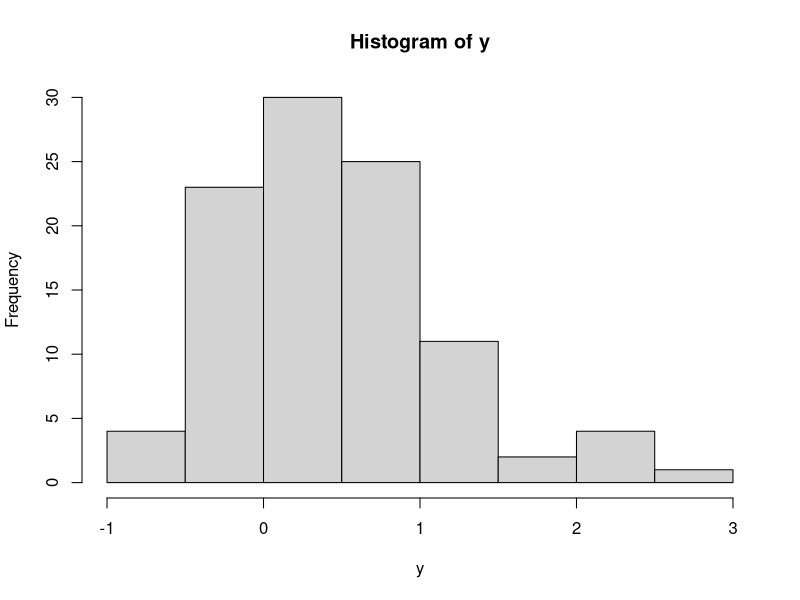
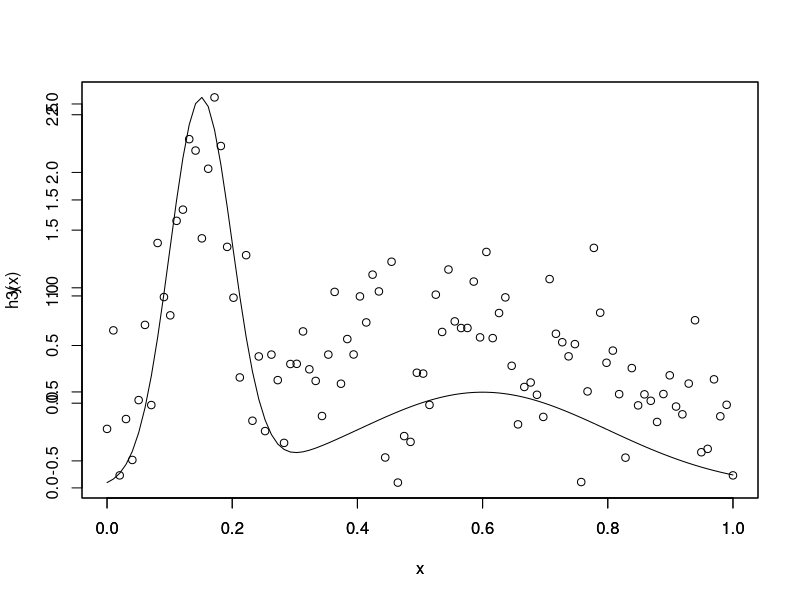

The R script that drew these images, in order:
h3=function(x){
  1/4*(1/0.05*dnorm((x-0.15)/0.05)+1/0.2*dnorm((x-0.6)/0.2))
}
#generate data
#x=runif(300)
x=seq(0,  1, length.out = 100)
n=length(x)
y=rnorm(n,h3(x), 0.5)
hist(y)
#Scatter plot with the real line
plot(x,y)
par(new=TRUE)
plot(x,h3(x), type = 'l')

data=data.frame(x,y)

write.table(data, 'h3data', row.names = TRUE, col.names = TRUE)









